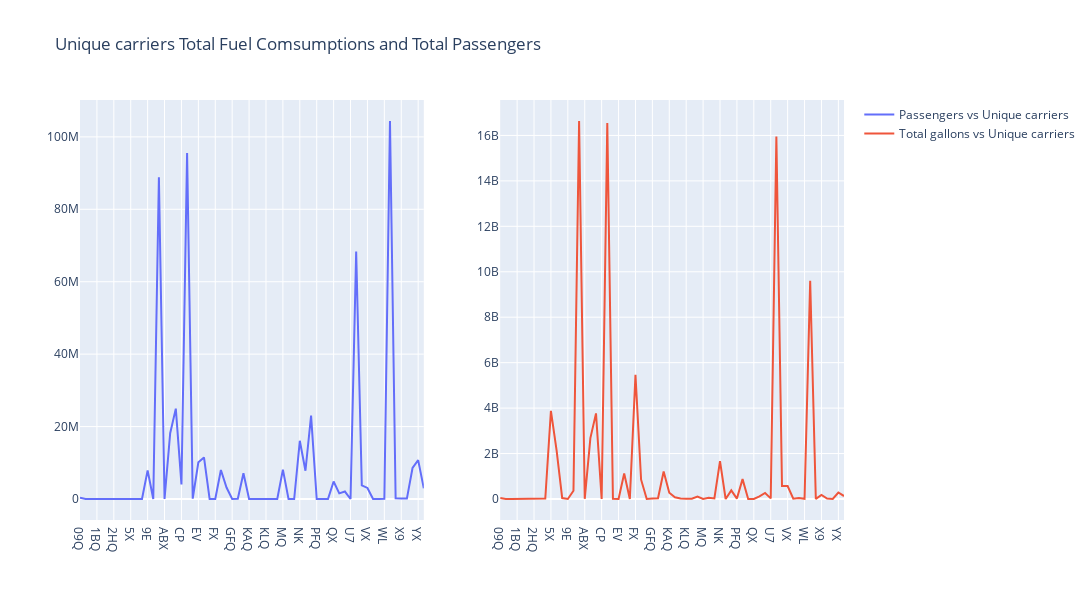

The notebook cell saved with this chart:
### Code cell
from plotly.subplots import make_subplots
import plotly.graph_objects as go

fig = make_subplots(rows=1, cols=2)

fig.add_trace(
    go.Scatter(x=data_all.unique_carrier, y=data_all.passengers,name = "Passengers vs Unique carriers"),
    row=1, col=1,
)

fig.add_trace(
    go.Scatter(x=data_all.unique_carrier, y=data_all.total_gallons,name = "Total gallons vs Unique carriers"),
    row=1, col=2
)

fig.update_layout(height=600, width=1200, title_text="Unique carriers Total Fuel Comsumptions and Total Passengers")
fig.show()

### Figure 1 — Plotly figure (JSON) as saved in the notebook; plotly's stock layout.template omitted (floating-point values rounded to 4 significant figures)
{"data": [{"name": "Passengers vs Unique carriers", "type": "scatter", "x": ["09Q", "0JQ", "0WQ", "1BQ", "23Q", "27Q", "2HQ", "3EQ", "5V", "5X", "5Y", "8C", "9E", "9S", "AA", "ABX", "AS", "B6", "CP", "DL", "EE", "EV", "F9", "FCQ", "FX", "G4", "G7", "GFQ", "GL", "HA", "KAQ", "KD", "KH", "KLQ", "L2", "M6", "MQ", "N8", "NC", "NK", "OH", "OO", "PFQ", "PO", "PRQ", "QX", "S5", "SY", "U7", "UA", "US", "VX", "WE", "WI", "WL", "WN", "WP", "X9", "XP", "YV", "YX", "ZW"], "xaxis": "x", "y": [317975, 14851, 2786, 97021, 16413, 5313, 19057, 736, 2980, 0, 17437, 0, 7903080, 0, 88850316, 0, 18164753, 24953767, 4030922, 95537424, 94704, 10121650, 11470543, 5747, 0, 7999404, 3161559, 0, 87947, 7114787, 0, 0, 0, 0, 0, 0, 8097790, 9467, 0, 16087719, 7806632, 23009358, 0, 0, 0, 4838693, 1560945, 2061074, 0, 68363480, 3759058, 3048639, 0, 0, 81585, 104380998, 195684, 118967, 109747, 8558629, 10743621, 2947561], "yaxis": "y"}, {"name": "Total gallons vs Unique carriers", "type": "scatter", "x": ["09Q", "0JQ", "0WQ", "1BQ", "23Q", "27Q", "2HQ", "3EQ", "5V", "5X", "5Y", "8C", "9E", "9S", "AA", "ABX", "AS", "B6", "CP", "DL", "EE", "EV", "F9", "FCQ", "FX", "G4", "G7", "GFQ", "GL", "HA", "KAQ", "KD", "KH", "KLQ", "L2", "M6", "MQ", "N8", "NC", "NK", "OH", "OO", "PFQ", "PO", "PRQ", "QX", "S5", "SY", "U7", "UA", "US", "VX", "WE", "WI", "WL", "WN", "WP", "X9", "XP", "YV", "YX", "ZW"], "xaxis": "x2", "y": [41034111, 838615, 3253401, 6672792, 856284, 0, 6080250, 0, 21885050, 3881982000, 2152911705, 40611711, 0, 363720186, 16634886458, 6367883, 2678455461, 3767059798, 0, 16550250321, 9019760, 2678243, 1125294462, 320447, 5464666452, 849762053, 0, 18237849, 32098059, 1213558465, 275182958, 78783684, 24056815, 11724995, 12572434, 110998988, 0, 50572609, 26445797, 1663307557, 0, 381704000, 18416840, 875462934, 0, 0, 111864211, 263655891, 28078606, 15956907000, 567272869, 569823313, 13016674, 44277625, 8946553, 9599039540, 5688640, 176878857, 19013295, 0, 287098389, 130683426], "yaxis": "y2"}], "layout": {"height": 600, "title": {"text": "Unique carriers Total Fuel Comsumptions and Total Passengers"}, "width": 1200, "xaxis": {"anchor": "y", "autorange": true, "domain": [0, 0.45], "range": [0, 61], "type": "category"}, "xaxis2": {"anchor": "y2", "autorange": true, "domain": [0.55, 1], "range": [0, 61], "type": "category"}, "yaxis": {"anchor": "x", "autorange": true, "domain": [0, 1], "range": [-5799000.0, 110200000.0], "type": "linear"}, "yaxis2": {"anchor": "x2", "autorange": true, "domain": [0, 1], "range": [-924200000.0, 17560000000.0], "type": "linear"}}}
